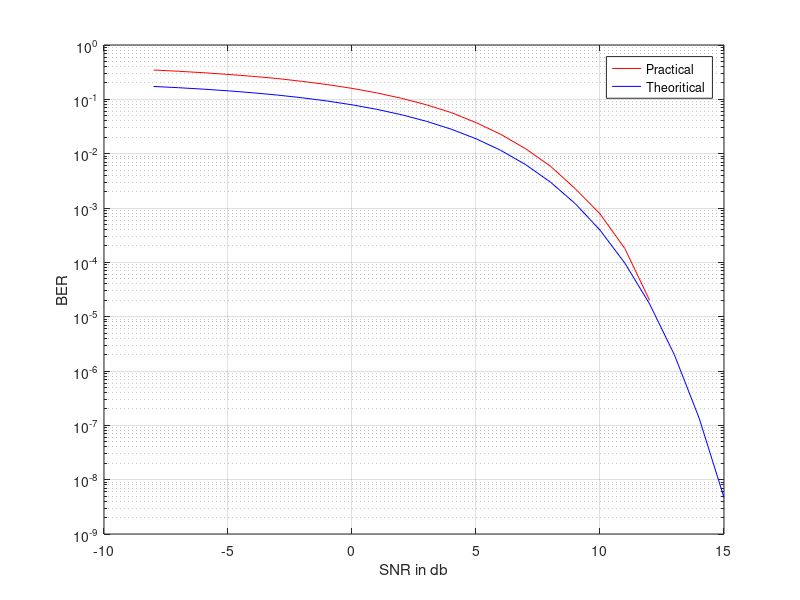

Recreate this plot in MATLAB. (Note: this script raises an error after producing the figure.)
clear all;
close all;
clc;

SNR_db = -8:1:15;
SNR_ln = 10.^(SNR_db/10);
No_bits = 1e5;
bits = randi([0 1],1,No_bits);
x_bpsk = 1 - 2*bits;
n = randn(1,No_bits);

for k=1:length(SNR_ln)
    y = sqrt(SNR_ln(k))*x_bpsk + n;
    noisy_bits = y.*x_bpsk;
    cr = find(noisy_bits<0);
    NumOfCr(k) = length(find(cr));
end

BER = NumOfCr/No_bits;
figure;
prac = semilogy(SNR_db,BER,'r');
hold on;
theoritical = semilogy(SNR_db,0.5*qfunc(sqrt(SNR_ln)),'b');

xlabel('SNR in db');
ylabel('BER');
legend([prac theoritical],'Practical','Theoritical');
grid on;
datacursormode on;


